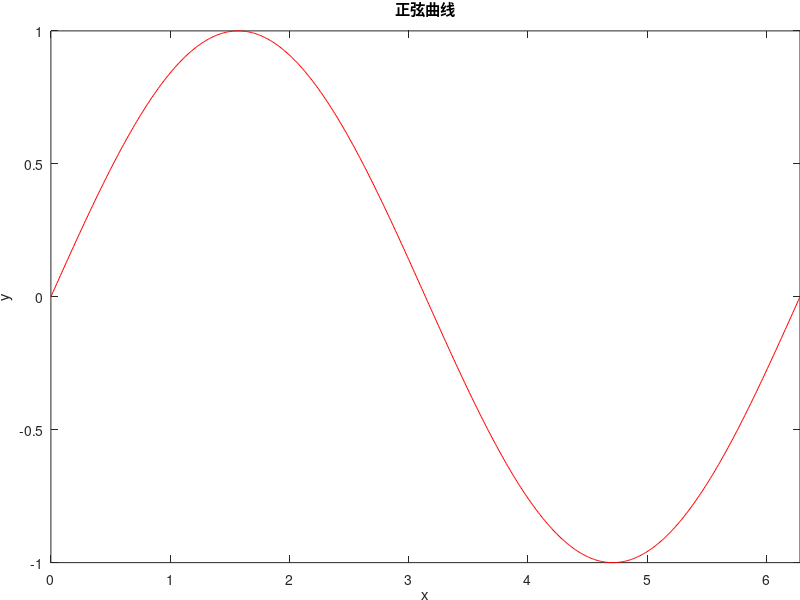

Reproduce this figure in MATLAB.
x = 0:0.01:2*pi;
y = sin(x);
plot(x,y,'r-')
title('正弦曲线')
xlabel('x');
ylabel('y');
xlim([0,2*pi])
set(gca,'looseInset',[0 0 0 0]);
% print('sinx','-dmeta','-fillpage')